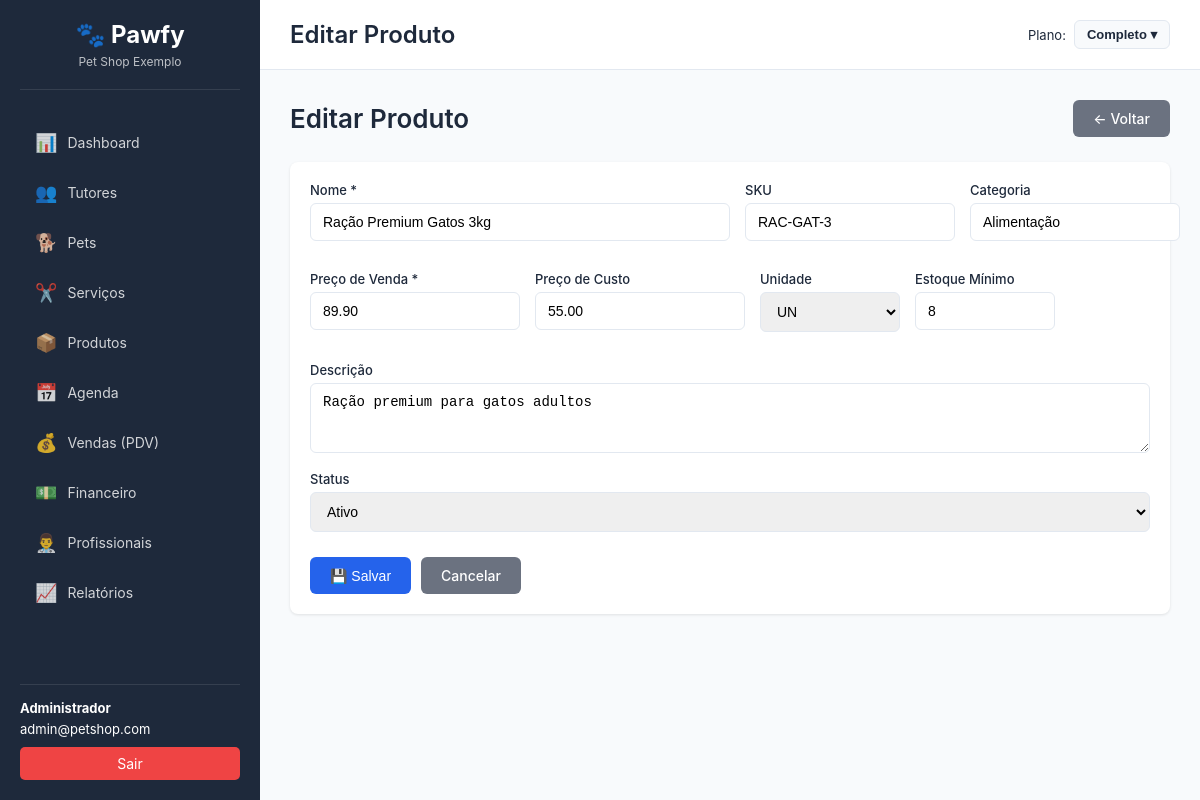
The page /?page=produtos&action=edit&id=1 (signed in) on the database its author committed.
### tables this page shows
CREATE TABLE IF NOT EXISTS produtos (
    id INT AUTO_INCREMENT PRIMARY KEY,
    company_id INT NOT NULL,
    nome VARCHAR(255) NOT NULL,
    descricao TEXT,
    sku VARCHAR(50),
    categoria VARCHAR(100),
    preco_venda DECIMAL(10,2) NOT NULL,
    preco_custo DECIMAL(10,2),
    estoque_atual INT DEFAULT 0,
    estoque_minimo INT DEFAULT 0,
    unidade VARCHAR(20) DEFAULT 'UN',
    status ENUM('ativo', 'inativo') DEFAULT 'ativo',
    data_criacao TIMESTAMP DEFAULT CURRENT_TIMESTAMP,
    data_atualizacao TIMESTAMP DEFAULT CURRENT_TIMESTAMP ON UPDATE CURRENT_TIMESTAMP,
    FOREIGN KEY (company_id) REFERENCES companies(id) ON DELETE CASCADE,
    INDEX idx_company (company_id),
    INDEX idx_nome (nome),
    INDEX idx_sku (sku),
    INDEX idx_estoque (estoque_atual)
);

### database/connection.php (called while the page is built, shortened)
<?php
require_once __DIR__ . '/../config/config.php';
class Database {
    private static $instance = null;
    private $connection;
    private function __construct() {
        try {
            $dsn = "mysql:host=" . DB_HOST . ";dbname=" . DB_NAME . ";charset=" . DB_CHARSET;
            $options = [
                PDO::ATTR_ERRMODE => PDO::ERRMODE_EXCEPTION,
                PDO::ATTR_DEFAULT_FETCH_MODE => PDO::FETCH_ASSOC,
                PDO::ATTR_EMULATE_PREPARES => false,
                PDO::MYSQL_ATTR_INIT_COMMAND => "SET NAMES " . DB_CHARSET
            ];
            $this->connection = new PDO($dsn, DB_USER, DB_PASS, $options);
        } catch (PDOException $e) {
            die("Erro na conexão com o banco de dados: " . $e->getMessage());
        }
    }
    public static function getInstance() {
        if (self::$instance === null) {
            self::$instance = new self();
        }
        return self::$instance;
    }
    public function queryOne($sql, $params = []) {
        try {
            $stmt = $this->connection->prepare($sql);
            $stmt->execute($params);
            return $stmt->fetch();
        } catch (PDOException $e) {
            error_log("Erro na query: " . $e->getMessage());
            return false;
        }
    }
}

### config/config.php (called while the page is built, shortened)
<?php
function getCompanyId() {
    return $_SESSION['company_id'] ?? null;
}

### classes/Produto.class.php (called while the page is built, shortened)
<?php
require_once __DIR__ . '/../database/connection.php';
class Produto {
    private $db;
    private $company_id;
    public function __construct($company_id = null) {
        $this->db = Database::getInstance();
        $this->company_id = $company_id ?? getCompanyId();
    }
    public function getById($id) {
        $sql = "SELECT * FROM produtos WHERE id = :id AND company_id = :company_id";
        $params = [
            ':id' => $id,
            ':company_id' => $this->company_id
        ];
        return $this->db->queryOne($sql, $params);
    }
}

### views/produtos/form.php (the view, shortened to what this page needs)
<?php
$isEdit = isset($dados);
?>
<div class="page-header">
    <h2><?= $isEdit ? 'Editar' : 'Novo' ?> Produto</h2>
    <a href="?page=produtos&action=list" class="btn btn-secondary">← Voltar</a>
</div>
<div class="card">
    <div class="card-body">
        <form method="POST" class="form">
            <div class="form-row">
                <div class="form-group col-md-6">
                    <label for="nome">Nome *</label>
                    <input type="text" id="nome" name="nome" class="form-control" required value="<?= htmlspecialchars($dados['nome'] ?? '') ?>">
                </div>
                <div class="form-group col-md-3">
                    <label for="sku">SKU</label>
                    <input type="text" id="sku" name="sku" class="form-control" value="<?= htmlspecialchars($dados['sku'] ?? '') ?>">
                </div>
                <div class="form-group col-md-3">
                    <label for="categoria">Categoria</label>
                    <input type="text" id="categoria" name="categoria" class="form-control" list="categorias-list" value="<?= htmlspecialchars($dados['categoria'] ?? '') ?>">
                </div>
            </div>
            <div class="form-row">
                <div class="form-group col-md-3">
                    <label for="preco_venda">Preço de Venda *</label>
                    <input type="number" id="preco_venda" name="preco_venda" class="form-control" required step="0.01" min="0" value="<?= $dados['preco_venda'] ?? '' ?>">
                </div>
                <div class="form-group col-md-3">
                    <label for="preco_custo">Preço de Custo</label>
                    <input type="number" id="preco_custo" name="preco_custo" class="form-control" step="0.01" min="0" value="<?= $dados['preco_custo'] ?? '' ?>">
                </div>
                <div class="form-group col-md-2">
                    <label for="unidade">Unidade</label>
                    <select id="unidade" name="unidade" class="form-control">
                        <?php foreach (['UN', 'KG', 'G', 'L', 'ML', 'CX', 'PCT'] as $un): ?>
                        <option value="<?= $un ?>" <?= (isset($dados['unidade']) && $dados['unidade'] == $un) ? 'selected' : '' ?>><?= $un ?></option>
                        <?php endforeach; ?>
                    </select>
                </div>
                <div class="form-group col-md-2">
                    <label for="estoque_minimo">Estoque Mínimo</label>
                    <input type="number" id="estoque_minimo" name="estoque_minimo" class="form-control" min="0" value="<?= $dados['estoque_minimo'] ?? 0 ?>">
                </div>
            </div>
            <div class="form-group">
                <label for="descricao">Descrição</label>
                <textarea id="descricao" name="descricao" class="form-control" rows="3"><?= htmlspecialchars($dados['descricao'] ?? '') ?></textarea>
            </div>
            <?php if ($isEdit): ?>
            <div class="form-group">
                <label for="status">Status</label>
                <select id="status" name="status" class="form-control" required>
                    <option value="ativo" <?= (isset($dados['status']) && $dados['status'] == 'ativo') ? 'selected' : '' ?>>Ativo</option>
                </select>
            </div>
            <?php endif; ?>
            <div class="form-actions">
                <button type="submit" class="btn btn-primary">💾 Salvar</button>
                <a href="?page=produtos&action=list" class="btn btn-secondary">Cancelar</a>
            </div>
        </form>
    </div>
</div>
<?php
include __DIR__ . '/../template.php';
?>

### public/css/style.css (style rules this page uses)
:root { --primary-color: #2563EB; --secondary-color: #F97316; --success-color: #10B981; --danger-color: #EF4444; --warning-color: #F97316; --info-color: #2563EB; --dark-color: #1E293B; --light-color: #F8FAFC; --border-color: #E2E8F0; --text-color: #1E293B; --sidebar-width: 260px; }
* { margin: 0; padding: 0; box-sizing: border-box; }
body { font-family: -apple-system, BlinkMacSystemFont, 'Segoe UI', Roboto, 'Helvetica Neue', Arial, sans-serif; font-size: 14px; color: var(--text-color); background-color: #F8FAFC; }
.card { background-color: white; border-radius: 8px; box-shadow: 0 1px 3px rgba(0, 0, 0, 0.1); margin-bottom: 20px; }
.card-body { padding: 20px; }
.btn { display: inline-block; padding: 10px 20px; border-radius: 6px; text-decoration: none; border: none; cursor: pointer; font-size: 14px; font-weight: 500; transition: all 0.3s; }
.btn-primary { background-color: var(--primary-color); color: white; }
.btn-secondary { background-color: #6B7280; color: white; }
.form { max-width: 100%; }
.form-row { display: flex; gap: 15px; margin-bottom: 15px; }
.form-group { margin-bottom: 15px; flex: 1; }
.form-group label { display: block; margin-bottom: 5px; font-weight: 500; font-size: 13px; }
.form-control { width: 100%; padding: 10px 12px; border: 1px solid var(--border-color); border-radius: 6px; font-size: 14px; transition: all 0.3s; }
textarea.form-control { resize: vertical; }
.form-actions { margin-top: 25px; display: flex; gap: 10px; }
.page-header { display: flex; justify-content: space-between; align-items: center; margin-bottom: 25px; }
.page-header h2 { font-size: 26px; font-weight: 600; }
.col-md-2 { flex: 0 0 16.66%; max-width: 16.66%; }
.col-md-3 { flex: 0 0 25%; max-width: 25%; }
.col-md-6 { flex: 0 0 50%; max-width: 50%; }

### rows shown on the page
produtos: nome "Ração Premium Gatos 3kg", sku "RAC-GAT-3", categoria "Alimentação", preco_venda "89.90", preco_custo "55.00", unidade "UN", estoque_minimo "8", descricao "Ração premium para gatos adultos", status "Ativo"

### other values the page prints
$_SESSION['company_name'] "Pet Shop Exemplo"
$_SESSION['user_name'] "Administrador"
$_SESSION['user_email'] "admin@petshop.com"
$page_title "Editar Produto"
PLANOS[$_SESSION['plano'] ?? 'completo']['nome'] "Completo"
